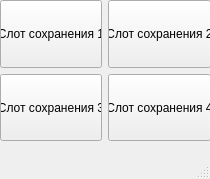
<?xml version="1.0" encoding="UTF-8"?>
<ui version="4.0">
 <class>press_to_save</class>
 <widget class="QMainWindow" name="press_to_save">
  <property name="geometry">
   <rect>
    <x>0</x>
    <y>0</y>
    <width>210</width>
    <height>179</height>
   </rect>
  </property>
  <property name="sizePolicy">
   <sizepolicy hsizetype="Fixed" vsizetype="Fixed">
    <horstretch>0</horstretch>
    <verstretch>0</verstretch>
   </sizepolicy>
  </property>
  <property name="windowTitle">
   <string>Выберите слот сохранения...</string>
  </property>
  <widget class="QWidget" name="centralwidget">
   <property name="maximumSize">
    <size>
     <width>292</width>
     <height>215</height>
    </size>
   </property>
   <widget class="QWidget" name="layoutWidget">
    <property name="geometry">
     <rect>
      <x>0</x>
      <y>0</y>
      <width>211</width>
      <height>141</height>
     </rect>
    </property>
    <layout class="QGridLayout" name="gridLayout">
     <item row="0" column="1">
      <widget class="QPushButton" name="Save1">
       <property name="enabled">
        <bool>true</bool>
       </property>
       <property name="sizePolicy">
        <sizepolicy hsizetype="Preferred" vsizetype="Expanding">
         <horstretch>0</horstretch>
         <verstretch>0</verstretch>
        </sizepolicy>
       </property>
       <property name="text">
        <string>Слот сохранения 1</string>
       </property>
      </widget>
     </item>
     <item row="1" column="2">
      <widget class="QPushButton" name="Save4">
       <property name="enabled">
        <bool>true</bool>
       </property>
       <property name="sizePolicy">
        <sizepolicy hsizetype="Preferred" vsizetype="Expanding">
         <horstretch>0</horstretch>
         <verstretch>0</verstretch>
        </sizepolicy>
       </property>
       <property name="text">
        <string>Слот сохранения 4</string>
       </property>
      </widget>
     </item>
     <item row="0" column="2">
      <widget class="QPushButton" name="Save2">
       <property name="enabled">
        <bool>true</bool>
       </property>
       <property name="sizePolicy">
        <sizepolicy hsizetype="Preferred" vsizetype="Expanding">
         <horstretch>0</horstretch>
         <verstretch>0</verstretch>
        </sizepolicy>
       </property>
       <property name="text">
        <string>Слот сохранения 2</string>
       </property>
      </widget>
     </item>
     <item row="1" column="1">
      <widget class="QPushButton" name="Save3">
       <property name="enabled">
        <bool>true</bool>
       </property>
       <property name="sizePolicy">
        <sizepolicy hsizetype="Preferred" vsizetype="Expanding">
         <horstretch>0</horstretch>
         <verstretch>0</verstretch>
        </sizepolicy>
       </property>
       <property name="text">
        <string>Слот сохранения 3</string>
       </property>
      </widget>
     </item>
    </layout>
   </widget>
  </widget>
  <widget class="QMenuBar" name="menubar">
   <property name="geometry">
    <rect>
     <x>0</x>
     <y>0</y>
     <width>210</width>
     <height>17</height>
    </rect>
   </property>
  </widget>
  <widget class="QStatusBar" name="statusbar"/>
 </widget>
 <resources/>
 <connections/>
</ui>
